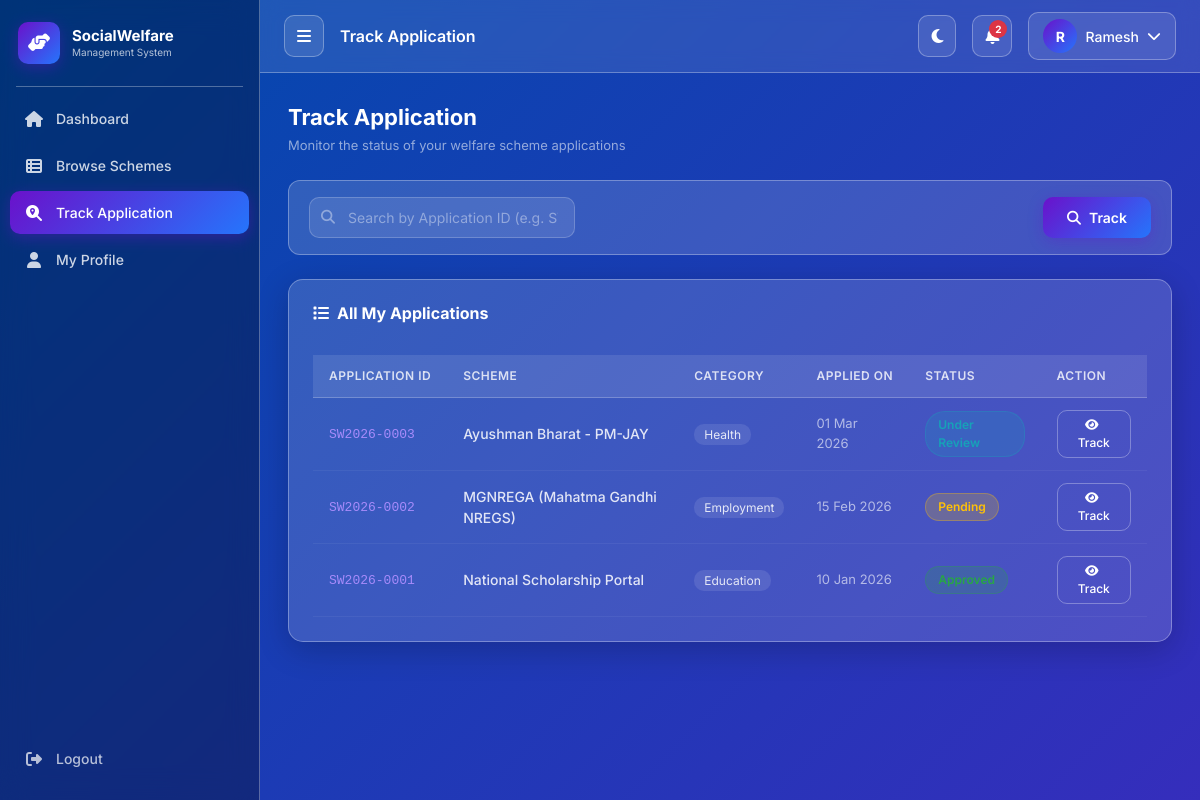
The page /track_application.php (signed in) on the database its author committed.
### tables this page shows
CREATE TABLE IF NOT EXISTS applications (
    id INT AUTO_INCREMENT PRIMARY KEY,
    application_id VARCHAR(20) UNIQUE NOT NULL,
    user_id INT NOT NULL,
    scheme_id INT NOT NULL,
    status ENUM('pending','under_review','approved','rejected') DEFAULT 'pending',
    remarks TEXT,
    documents VARCHAR(255),
    applied_at TIMESTAMP DEFAULT CURRENT_TIMESTAMP,
    updated_at TIMESTAMP DEFAULT CURRENT_TIMESTAMP ON UPDATE CURRENT_TIMESTAMP,
    FOREIGN KEY (user_id) REFERENCES users(id) ON DELETE CASCADE,
    FOREIGN KEY (scheme_id) REFERENCES schemes(id) ON DELETE CASCADE
);

CREATE TABLE IF NOT EXISTS schemes (
    id INT AUTO_INCREMENT PRIMARY KEY,
    title VARCHAR(200) NOT NULL,
    description TEXT NOT NULL,
    eligibility TEXT NOT NULL,
    benefits TEXT NOT NULL,
    category ENUM('Agriculture','Education','Health','Housing','Employment','Women','Elderly','Disability','Other') DEFAULT 'Other',
    min_age INT DEFAULT 0,
    max_age INT DEFAULT 120,
    max_income DECIMAL(12,2) DEFAULT 999999,
    eligible_categories SET('General','OBC','SC','ST','EWS','All') DEFAULT 'All',
    required_documents TEXT,
    last_date DATE,
    status ENUM('active','inactive') DEFAULT 'active',
    created_by INT,
    created_at TIMESTAMP DEFAULT CURRENT_TIMESTAMP,
    updated_at TIMESTAMP DEFAULT CURRENT_TIMESTAMP ON UPDATE CURRENT_TIMESTAMP,
    FOREIGN KEY (created_by) REFERENCES users(id) ON DELETE SET NULL
);

### includes/db.php (called while the page is built, shortened)
<?php
function sanitize($data) {
    return htmlspecialchars(strip_tags(trim((string)$data)));
}

### track_application.php (the view, shortened to what this page needs)
<?php
require_once 'includes/db.php';
$uid = $_SESSION['user_id'];
$search_id = sanitize($_GET['id'] ?? '');
$stmt = $conn->prepare("
    SELECT a.*, s.title, s.category
    FROM applications a
    JOIN schemes s ON a.scheme_id = s.id
    WHERE a.user_id = ?
    ORDER BY a.applied_at DESC
");
$stmt->bind_param("i", $uid);
$stmt->execute();
$all_apps = $stmt->get_result();
include 'includes/header.php';
?>
<div class="fade-in">
    <div class="section-header">
        <div class="section-title">
            Track Application
            <small>Monitor the status of your welfare scheme applications</small>
        </div>
    </div>
    <div class="filter-bar mb-4">
        <form method="GET" class="d-flex gap-3 w-100 flex-wrap">
            <div class="search-wrap flex-grow-1">
                <i class="fas fa-search search-icon"></i>
                <input type="text" class="search-input" name="id"
                    placeholder="Search by Application ID (e.g. SW2026-0001)"
                    value="<?= htmlspecialchars($search_id) ?>">
            </div>
            <button type="submit" class="btn btn-glass">
                <i class="fas fa-search me-2"></i>Track
            </button>
        </form>
    </div>
    <div class="glass-card p-0">
        <div class="p-4 pb-0">
            <h6 style="color:#fff;font-weight:700;font-size:16px;">
                <i class="fas fa-list me-2"></i>All My Applications
            </h6>
        </div>
        <div class="p-4">
            <?php if ($all_apps->num_rows > 0): ?>
            <div class="responsive-table">
                <table class="glass-table">
                    <thead>
                        <tr>
                            <th>Application ID</th>
                            <th>Scheme</th>
                            <th>Category</th>
                            <th>Applied On</th>
                            <th>Status</th>
                            <th>Action</th>
                        </tr>
                    </thead>
                    <tbody>
                        <?php while ($app = $all_apps->fetch_assoc()): ?>
                        <tr>
                            <td data-label="App ID">
                                <span style="font-family:monospace;color:#a78bfa;font-size:13px;">
                                    <?= htmlspecialchars($app['application_id']) ?>
                                </span>
                            </td>
                            <td data-label="Scheme" style="font-weight:500;"><?= htmlspecialchars($app['title']) ?></td>
                            <td data-label="Category">
                                <span style="font-size:12px;background:rgba(255,255,255,0.1);padding:3px 10px;border-radius:10px;">
                                    <?= htmlspecialchars($app['category']) ?>
                                </span>
                            </td>
                            <td data-label="Applied On" style="color:rgba(255,255,255,0.6);font-size:13px;">
                                <?= date('d M Y', strtotime($app['applied_at'])) ?>
                            </td>
                            <td data-label="Status">
                                <span class="status-badge status-<?= $app['status'] ?>">
                                    <?= ucfirst(str_replace('_', ' ', $app['status'])) ?>
                                </span>
                            </td>
                            <td data-label="Action">
                                <a href="?id=<?= urlencode($app['application_id']) ?>" class="btn btn-glass-outline" style="padding:5px 14px;font-size:12px;">
                                    <i class="fas fa-eye me-1"></i>Track
                                </a>
                            </td>
                        </tr>
                        <?php endwhile; ?>
                    </tbody>
                </table>
            </div>
            <?php endif; ?>
        </div>
    </div>
</div>
<?php include 'includes/footer.php'; ?>

### assets/css/style.css (style rules this page uses)
:root { --primary: #004aad; --purple: #6a11cb; --blue: #2575fc; --success: #28a745; --danger: #dc3545; --warning: #ffc107; --info: #17a2b8; --gradient: linear-gradient(135deg, #004aad, #6a11cb, #2575fc); --gradient-btn: linear-gradient(135deg, #6a11cb, #2575fc); --glass-bg: rgba(255, 255, 255, 0.15); --glass-border: rgba(255, 255, 255, 0.3); --glass-shadow: 0 8px 32px rgba(0, 0, 0, 0.2); --blur: blur(15px); --sidebar-width: 260px; --sidebar-collapsed: 70px; --transition: 0.3s ease; --radius: 15px; --font: 'Inter', sans-serif; }
* { box-sizing: border-box; margin: 0; padding: 0; }
body { font-family: var(--font); min-height: 100vh; overflow-x: hidden; color: #fff; position: relative; }
.glass-card { background: var(--glass-bg); backdrop-filter: var(--blur); -webkit-backdrop-filter: var(--blur); border: 1px solid var(--glass-border); border-radius: var(--radius); box-shadow: var(--glass-shadow); transition: transform var(--transition), box-shadow var(--transition); }
.btn-glass { background: var(--gradient-btn); color: #fff; border: none; border-radius: 10px; padding: 10px 24px; font-weight: 600; font-size: 14px; position: relative; overflow: hidden; transition: all var(--transition); box-shadow: 0 4px 15px rgba(106, 17, 203, 0.3); }
.btn-glass::before { content: ''; position: absolute; inset: 0; background: rgba(255,255,255,0); transition: background var(--transition); }
.btn-glass-outline { background: transparent; border: 1px solid var(--glass-border); color: #fff; border-radius: 10px; padding: 10px 24px; font-weight: 500; font-size: 14px; transition: all var(--transition); }
.status-badge { display: inline-flex; align-items: center; gap: 5px; padding: 4px 12px; border-radius: 20px; font-size: 12px; font-weight: 600; text-transform: capitalize; }
.status-pending { background: rgba(255, 193, 7, 0.2); color: #ffc107; border: 1px solid rgba(255,193,7,0.3); }
.status-under_review { background: rgba(23, 162, 184, 0.2); color: #17a2b8; border: 1px solid rgba(23,162,184,0.3); }
.status-approved { background: rgba(40, 167, 69, 0.2); color: #28a745; border: 1px solid rgba(40,167,69,0.3); }
.glass-table { width: 100%; border-collapse: collapse; }
.glass-table thead th { background: rgba(255,255,255,0.1); color: rgba(255,255,255,0.8); font-size: 12px; font-weight: 600; text-transform: uppercase; letter-spacing: 0.5px; padding: 12px 16px; border-bottom: 1px solid var(--glass-border); white-space: nowrap; }
.glass-table tbody tr { transition: background var(--transition); }
.glass-table tbody td { padding: 12px 16px; font-size: 14px; color: rgba(255,255,255,0.85); border-bottom: 1px solid rgba(255,255,255,0.05); vertical-align: middle; }
.section-header { display: flex; align-items: center; justify-content: space-between; margin-bottom: 24px; }
.section-title { font-size: 22px; font-weight: 700; color: #fff; }
.section-title small { display: block; font-size: 13px; font-weight: 400; color: rgba(255,255,255,0.55); margin-top: 2px; }
.filter-bar { background: var(--glass-bg); backdrop-filter: var(--blur); -webkit-backdrop-filter: var(--blur); border: 1px solid var(--glass-border); border-radius: 12px; padding: 16px 20px; margin-bottom: 24px; display: flex; gap: 12px; flex-wrap: wrap; align-items: center; }
.filter-bar .search-input { background: rgba(255,255,255,0.1); border: 1px solid rgba(255,255,255,0.2); border-radius: 10px; color: #fff; padding: 9px 16px 9px 38px; font-size: 14px; transition: all var(--transition); flex: 1; min-width: 200px; }
.filter-bar .search-input::placeholder { color: rgba(255,255,255,0.4); }
.search-wrap { position: relative; flex: 1; min-width: 200px; }
.search-wrap .search-icon { position: absolute; left: 12px; top: 50%; transform: translateY(-50%); color: rgba(255,255,255,0.4); font-size: 14px; pointer-events: none; }
.fade-in { animation: fadeIn 0.5s ease forwards; }

### rows shown on the page
applications: application "SW2026-0003", scheme.title "Ayushman Bharat - PM-JAY", scheme.category "Health", applied_at "01 Mar 2026", status "Under Review"
applications: application "SW2026-0002", scheme.title "MGNREGA (Mahatma Gandhi NREGS)", scheme.category "Employment", applied_at "15 Feb 2026", status "Pending"
applications: application "SW2026-0001", scheme.title "National Scholarship Portal", scheme.category "Education", applied_at "10 Jan 2026", status "Approved"

### other values the page prints
$page_title "Track Application"
$notif_count "2"
$avatar_char "R"
explode(' ', $_SESSION['name'])[0] "Ramesh"
